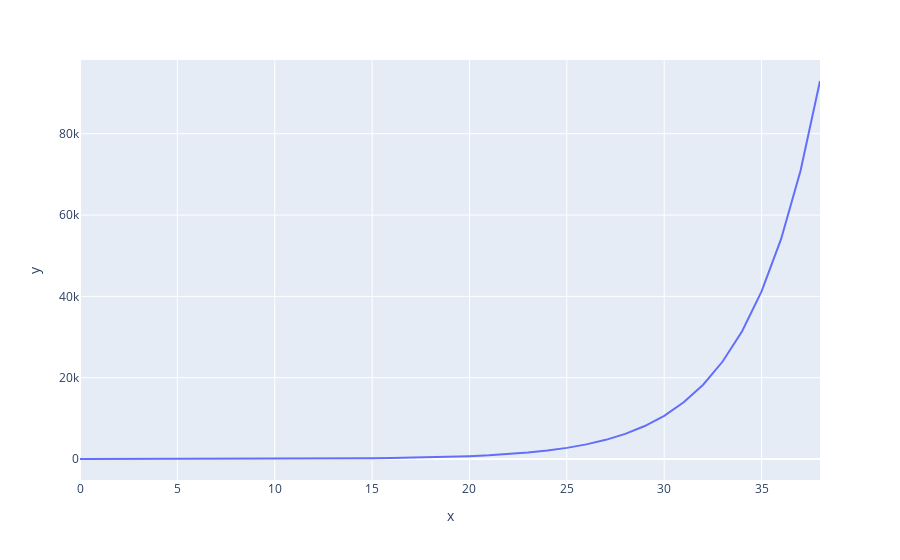

Here is the notebook cell this chart was saved with:
### Code cell
int_fig = px.line(x=xdata_pred, y=y_data_pred)
int_fig.show()

### Figure 1 — Plotly figure (JSON) as saved in the notebook; plotly's stock layout.template omitted (floating-point values rounded to 4 significant figures)
{"data": [{"hoverlabel": {"namelength": 0}, "hovertemplate": "x=%{x}<br>y=%{y}", "legendgroup": "", "line": {"color": "#636efa", "dash": "solid"}, "mode": "lines", "name": "", "showlegend": false, "type": "scatter", "x": [0, 2, 3, 4, 6, 7, 8, 9, 10, 11, 12, 13, 14, 15, 16, 17, 18, 19, 20, 21, 22, 23, 24, 25, 26, 27, 28, 29, 30, 31, 32, 33, 34, 35, 36, 37, 38], "xaxis": "x", "y": [3.126, 5.376, 7.05, 9.245, 15.9, 20.85, 27.34, 35.85, 47.01, 61.65, 80.85, 106.0, 139.0, 182.3, 239.1, 313.5, 411.1, 539.1, 707.0, 927.1, 1216.0, 1594.0, 2091.0, 2742.0, 3595.0, 4715.0, 6182.0, 8107.0, 10630.0, 13940.0, 18280.0, 23970.0, 31440.0, 41230.0, 54060.0, 70900.0, 92970.0], "yaxis": "y"}], "layout": {"legend": {"tracegroupgap": 0}, "margin": {"t": 60}, "xaxis": {"anchor": "y", "domain": [0, 1], "title": {"text": "x"}}, "yaxis": {"anchor": "x", "domain": [0, 1], "title": {"text": "y"}}}}
